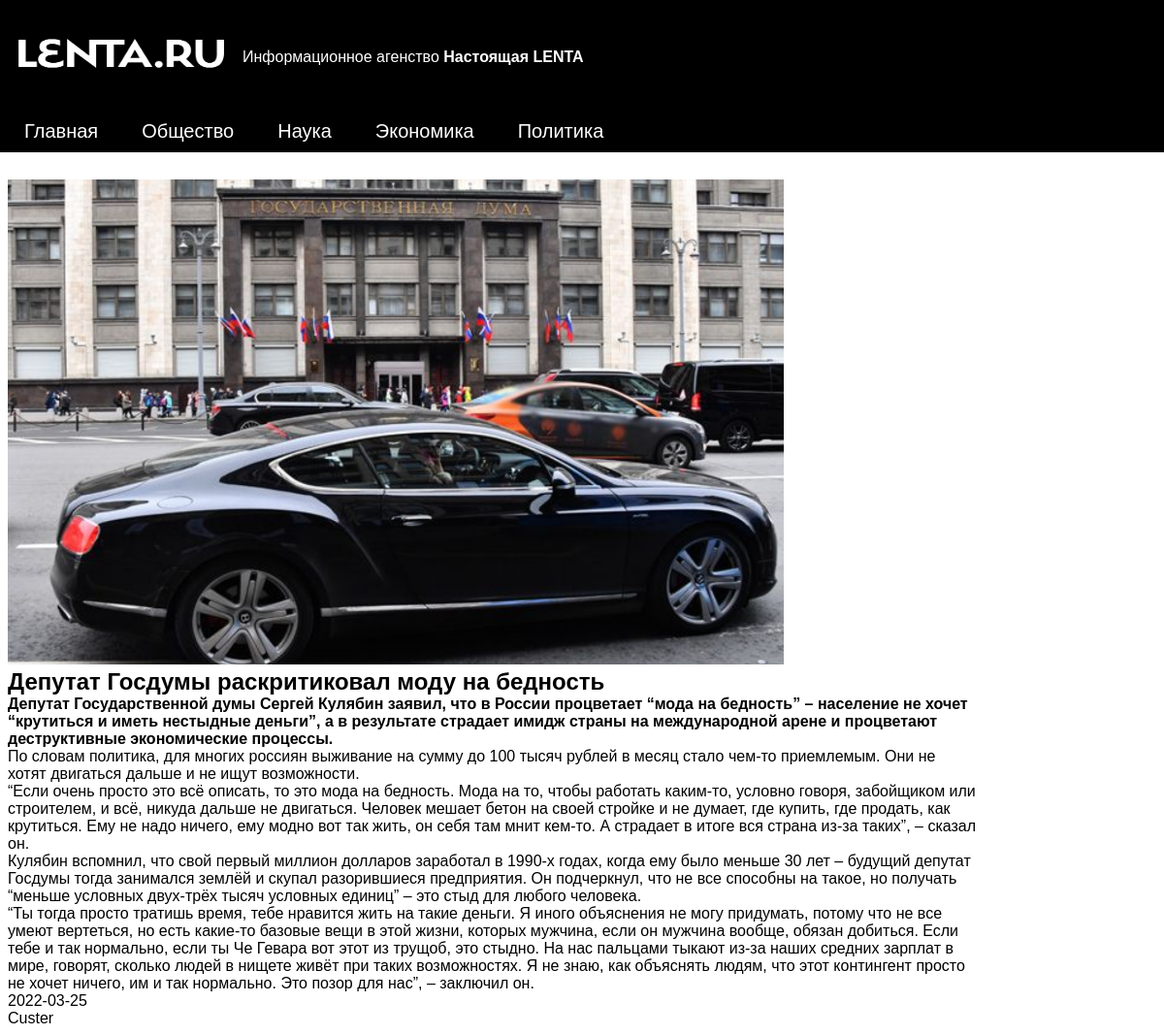
Page /index.php?newsid=1 on the earlier database version.
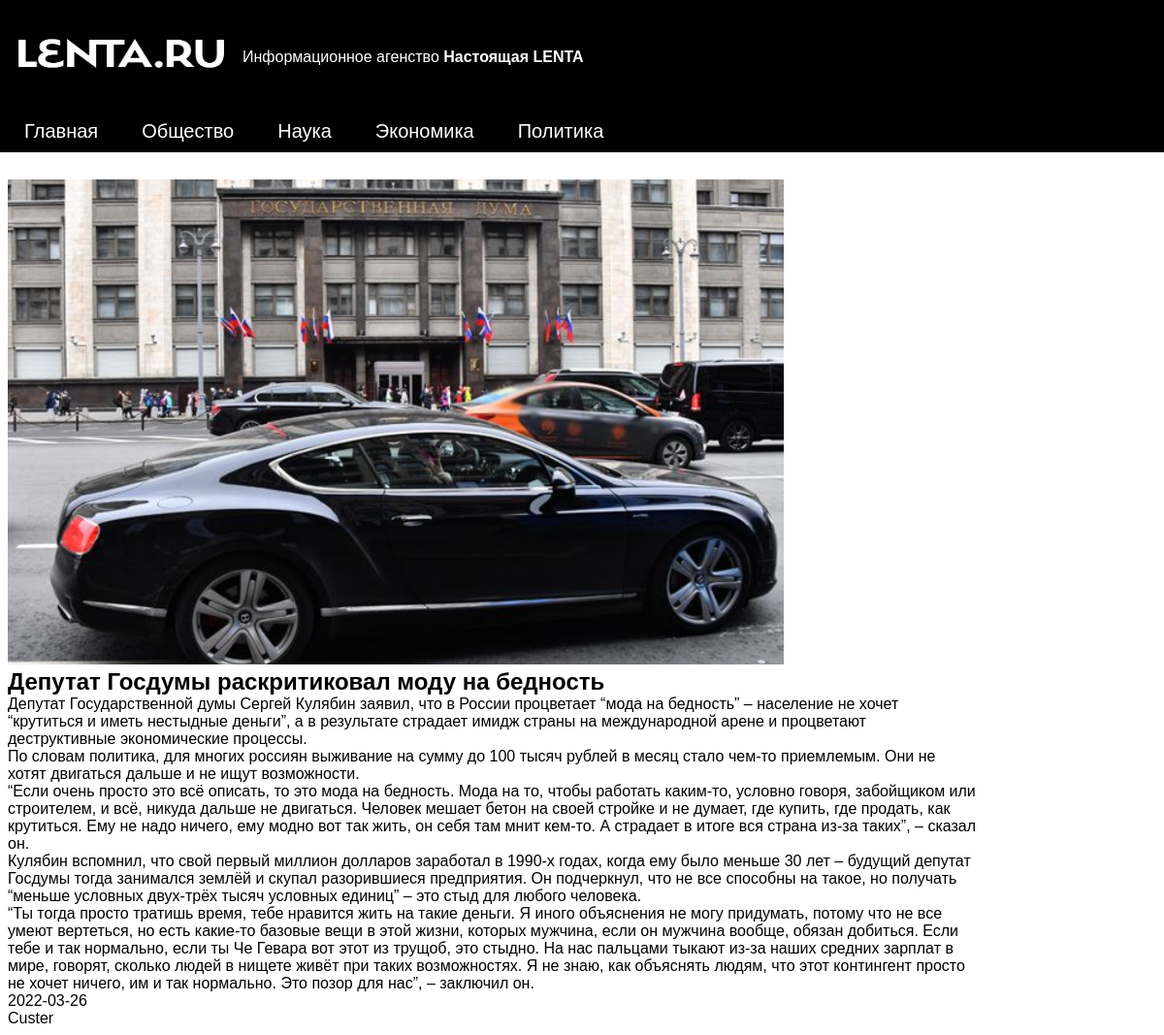
Same page on the later database version.
### tables this page shows
CREATE TABLE `news` (
  `id` int NOT NULL,
  `title` varchar(255) NOT NULL,
  `image` varchar(255) NOT NULL,
  `longdesc` text NOT NULL,
  `date` date NOT NULL,
  `autor_name` varchar(255) NOT NULL,
  `type` varchar(255) NOT NULL
);

### index.php (the view, shortened to what this page needs)
<?php
$conn = mysqli_connect("localhost", "root", "root", "newsdb");
if (isset($_GET["newsid"])) {
    $newsid = $_GET["newsid"];
}
$sql = "SELECT * FROM `header`";
$headerResult = mysqli_query($conn, $sql);
$newsIdSelect = "SELECT * FROM `news` WHERE id = '$newsid'";
$newsIdResult = mysqli_query($conn, $newsIdSelect);
$newsTitleSelect = "SELECT * FROM `news` WHERE type = '$title'";
$newsTitleSelect = mysqli_query($conn, $newsTitleSelect);
?>
<!DOCTYPE html>
<html lang="ru">
<head>
    <link rel="stylesheet" href="style/style.css">
</head>
<body>
    <div class="header">
        <header>
            <div class="left">
                <div>
                    <img src="img/logo.png" class="respons" alt="">
                    <span class="header_info">Информационное агенство <a href="admin/auth.php">Настоящая LENTA</a></span>
                </div>
            </div>
        </header>
    </div>
    <div class="menu">
        <?php
        foreach ($headerResult as $headerrow) {
            echo "<ul class='menu'";
            echo "<li><a href='index.php?title=" . $headerrow["title"] . "'>" . " " . $headerrow["title"] . " " . "</a></li>";
        }
        echo "</ul>";
        ?>
    </div>
    <div class="content">
        <div class="cont">
            <?php
            if (isset($_GET['title']) && $_GET['title'] == "Политика") {
                if (isset($_GET["newsid"])) {
                    foreach ($newsIdResult as $newsIdRow) {
                        echo "<div class='newsLongBlock'>";
                        echo "<img class='newsBigImage' src='img/" . $newsIdRow['image'] . "' alt=''>";
                        echo "<h2>" . "<a href='index.php?newsid=" . $newsIdRow['id'] . "'>" . $newsIdRow['title'] . "</a>" .  "</h2>";
                        echo "<p>"  . $newsIdRow['longdesc'] .  "</p>";
                        echo "<p>"  . $newsIdRow['date'] .  "</p>";
                        echo "<p>"  . $newsIdRow['autor_name'] .  "</p>";
                        echo "</div>";
                    }
                } else {
                    foreach ($newsTitleSelect as $newsTitleRow) {
                        echo "<div class='newsBlock'>";
                        echo "<img class='newsImage' src='img/" . $newsTitleRow['image'] . "' alt=''>";
                        echo "<h2>" . "<a href='index.php?newsid=" . $newsTitleRow['id'] . "'>" . $newsTitleRow['title'] . "</a>" .  "</h2>";
                        echo "<p>"  . $newsTitleRow['date'] .  "</p>";
                        echo "<p>"  . $newsTitleRow['autor_name'] .  "</p>";
                        echo "</div>";
                    }
                }
            } else {
                if (isset($_GET["newsid"])) {
                    foreach ($newsIdResult as $newsIdRow) {
                        echo "<div class='newsLongBlock'>";
                        echo "<img class='newsBigImage' src='img/" . $newsIdRow['image'] . "' alt=''>";
                        echo "<h2>" . "<a href='index.php?newsid=" . $newsIdRow['id'] . "'>" . $newsIdRow['title'] . "</a>" .  "</h2>";
                        echo "<p>"  . $newsIdRow['longdesc'] .  "</p>";
                        echo "<p>"  . $newsIdRow['date'] .  "</p>";
                        echo "<p>"  . $newsIdRow['autor_name'] .  "</p>";
                        echo "</div>";
                    }
                }
            }
            ?>
        </div>
    </div>
</body>
</html>

Differences in the rows shown:
changed news "Депутат Госдумы раскритиковал моду на бедность": date "2022-03-25" → "2022-03-26"
